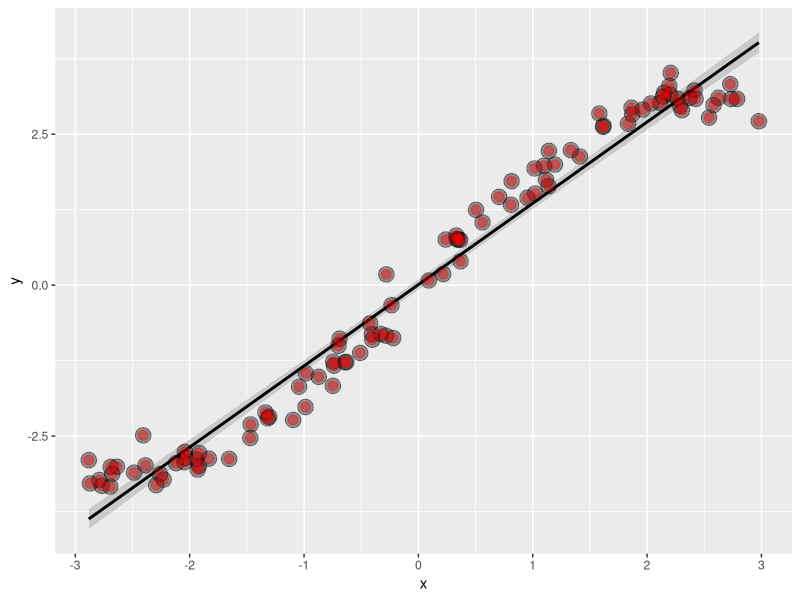
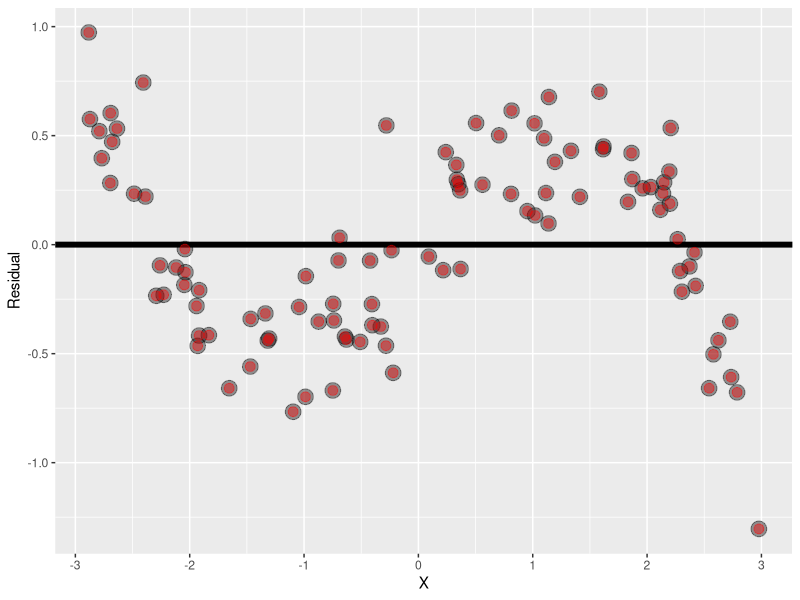

Generate these figures, in order, with R:
library(ggplot2)
set.seed(142)


x = runif(100, -3, 3)
y = x + sin(x) + rnorm(100, sd = 0.2)

ggplot(data.frame(x, y), aes(x, y)) + 
    geom_smooth(formula = y ~ x, method = "lm", color = "black") +
    geom_point(size = 5, color = "black", alpha = 0.4) +
    geom_point(size = 3, color = "red", alpha = 0.4)




# Residuals plot ----------------------------------------------------------

resid = resid(lm(y ~ x))

ggplot(data.frame(x, resid), aes(x, resid)) +
    geom_hline(yintercept = 0, size = 2) +
    geom_point(size = 5, color = "black", alpha = 0.4) +
    geom_point(size = 3, color = "red", alpha = 0.4) +
    labs(
        x = "X",
        y = "Residual"
    )
    
